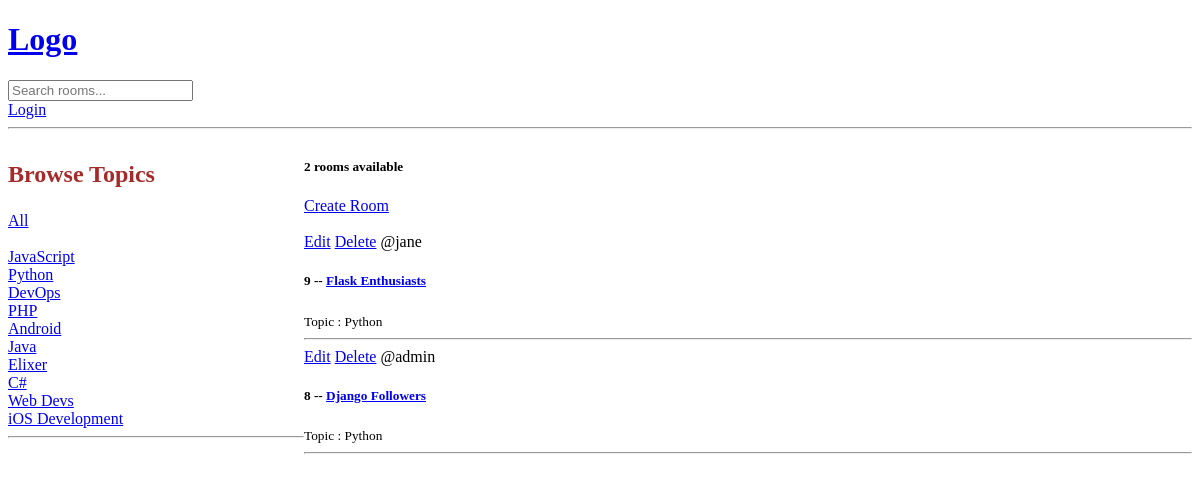
Page /?q=Python on the committed database.
### base/models.py (models this page shows, shortened)
class Topic(models.Model):
    name = models.CharField(max_length=200)

class Room(models.Model):
    host = models.ForeignKey(User, on_delete=models.SET_NULL, null=True)
    topic = models.ForeignKey(Topic, on_delete=models.SET_NULL, null=True)
    name = models.CharField(max_length=200)
    description = models.TextField(null=True, blank=True)
    updated = models.DateTimeField(auto_now=True)
    created = models.DateTimeField(auto_now_add=True)
    class  Meta:
        ordering = ['-updated', '-created']

### base/views.py (the view)
# urls.py: path('', views.home, name="home"),
def home(request):
    q = request.GET.get('q') if request.GET.get('q') != None else ''
    rooms = Room.objects.filter(
        Q(topic__name__icontains=q) |
        Q(name__icontains=q) |
        Q(description__icontains=q)
        )
    topics = Topic.objects.all()
    room_count = rooms.count()
    context =  {'rooms': rooms, 'topics': topics, 'room_count': room_count}
    return render(request, 'base/home.html', context)

### base/templates/base/home.html (shortened to what this page needs)
{% extends 'main.html'%} {% block content%} {% load static %}
<!DOCTYPE html>
<html lang="en">
  <head>
    <link rel="stylesheet" href="{% static 'css/style.css' %}" />
  </head>
  <body>
    <div class="home-container">
      <div>
        <h3 class="big-font">Browse Topics</h3>
        <div>
          <a href="{%url 'home'%}">All</a>
        </div>
        <br />
        {% for topic in topics %}
        <div>
          <a href="{%url 'home'%}?q={{topic.name}}">{{topic.name}}</a>
        </div>
        {%endfor%}
        <hr />
      </div>
      <div>
        <h5>{{room_count}} rooms available</h5>
        <a href="{%url 'create-room'%}">Create Room</a>
        <br />
        <br />
        <div>
           {% for room in rooms %}
          <div>
            <a href="{%url 'update-room' room.id %}">Edit</a>
            <a href="{%url 'delete-room' room.id %}">Delete</a>
            <span>@{{room.host.username}}</span>
            <h5>
              {{room.id}} -- <a href="/room/{{room.id}}">{{room.name}}</a>
            </h5>
            <small>Topic : {{room.topic.name}}</small>
            <hr />
          </div>
          {% endfor %}
        </div>
      </div>
    </div>
  </body>
</html>
{% endblock %}

### base/static/css/style.css (style rules this page uses)
.big-font { font-size: x-large; color: brown; }
.home-container { display: grid; grid-template-columns: 1fr 3fr; }

### rows in the picture
Topic: name "JavaScript"
Topic: name "Python"
Topic: name "DevOps"
Topic: name "PHP"
Topic: name "Android"
Topic: name "Java"
Topic: name "Elixer"
Topic: name "C#"
Topic: name "Web Devs"
Topic: name "iOS Development"
Room: host.username "jane", id "9", name "Flask Enthusiasts", topic.name "Python"
Room: host.username "admin", id "8", name "Django Followers", topic.name "Python"

### other values in the picture
{{ room_count }} "2"
